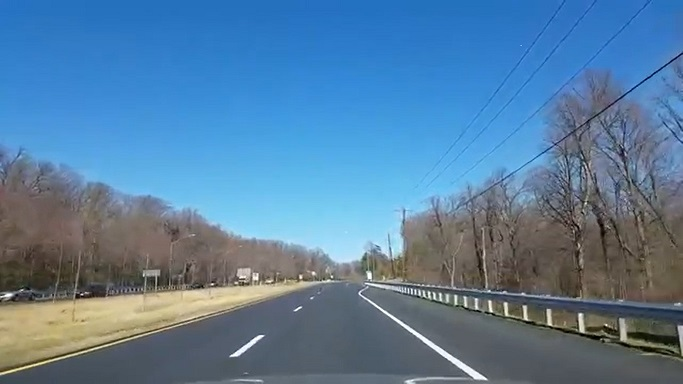
#> input picture shot1.jpg, 683 x 384 px
$ python -i cannyEdge.py   (imports and definitions only)
#> lines starting #> are read from the running program, lines starting #| are printed output that depends on the picture
import cv2
import math
import numpy as np
from dynamicThreshold import OtsuThresholdMethod

"""
The Canny edge detection algorithm is composed of 5 steps:
1) Noise reduction;
2) Gradient calculation;
3) Non-maximum suppression;
4) Double threshold;
5) Edge Tracking by Hysteresis.
"""

class CannyEdgeDetect:

    def find_edges(self, im):
        smoothed = self.smooth_image(im)
        mag, phi = self.get_gradient_magnitude_and_angle(smoothed)
        thinNormalMag = self.get_combined_thinned_image(mag, phi)
        weak = self.double_threshold(thinNormalMag)
        return weak * 255

    """
    step 1: Noise reduction.
    One way to get rid of the noise on the image, is by applying Gaussian blur to smooth.
    To do so, image convolution technique is applied with a Gaussian Kernel (3x3, 5x5, 7x7 etc…).
    The kernel size depends on the expected blurring effect.
    Basically, the smallest the kernel, the less visible is the blur.
    """

    # [20 lines left out: function convolve, not called in this run]

    def smooth_image(self, im):
        gaussian = [2, 4, 5, 4, 2,
                    4, 9, 12, 9, 4,
                    5, 12, 15, 12, 5,
                    2, 4, 5, 4, 2,
                    4, 9, 12, 9, 4]
        gaussian = 1.0 / sum(gaussian) * np.reshape(gaussian, (5, 5))
        return convolve(im, gaussian)

    """
    Step 2: Gradient calculation.
    The Gradient calculation step detects the edge intensity and direction by
    calculating the gradient of the image using edge detection operators.
    Edges correspond to a change of pixels’ intensity. To detect it,
    the easiest way is to apply filters that highlight this intensity change
    in both directions: horizontal (x) and vertical (y)
    """

    # [31 lines left out: functions get_gradient_magnitude_and_angle, sobel_filter, _apply_filter, scharr_filter, not called in this run]

    def get_magnitude(self, gy, gx):
        """ calculate gradient magnitude from Gx and Gy, the gradients in x and y, respectively """
        return np.hypot(gy, gx)  # == np.sqrt(sobelX**2 + sobelY**2)

    # [6 lines left out: function get_angle, not called in this run]

    """
    Step 3: Non-maximum suppression.
    Edges constriction- ideally, the final image should have thin edges.
    The algorithm goes through all the points on the gradient intensity
    matrix and finds the pixels with the maximum value in the edge directions.
    """

    # [58 lines left out: functions get_4_thinned_bidirectional_edges, get_4_bidirectional_matrices, get_combined_thinned_image, normalize_magnitude, not called in this run]

    """
    Step 4 + 5: Double threshold + Edge Tracking by Hysteresis
    Based on the threshold results, the hysteresis consists of transforming weak
    pixels into strong ones, if and only if at least one of the pixels around the one
    being processed is a strong one.
    """

    # [8 lines left out: function double_threshold, not called in this run]


# ------------ TEST THE ALGORITHM: ------------ #
"""
canny = CannyEdgeDetect()
im4canny = cv2.imread("shot1.jpg")
#cv2.imshow('image', im4canny)
#cv2.waitKey(0)


im4canny = cv2.cvtColor(im4canny, cv2.COLOR_BGR2GRAY)
#cv2.imshow('grayscale', im4canny)
#cv2.waitKey(0)

# --------------------------------------------- #
# ------ Run the algorithm step-by-step ------- #
# --------------------------------------------- #

# step 1:
smoothed = canny.smooth_image(im4canny)
smoothed = smoothed.astype('uint8')
#cv2.imshow('smoothed', smoothed)
#cv2.waitKey(0)

# step 2:
gradient_img_y, gradient_img_x= canny.sobel_filter(im4canny)
gy = gradient_img_y.astype('uint8')
gx = gradient_img_x.astype('uint8')
# [6 lines of commented-out code are left out]
mag = canny.get_magnitude(gradient_img_y, gradient_img_x)
phi = canny.get_angle(gradient_img_y, gradient_img_x)
thinNormalMag = canny.get_combined_thinned_image(mag, phi)
#cv2.imshow('non-maximum suppression', thinNormalMag)
#cv2.waitKey(0)

# step 4 + 5:
weak = canny.double_threshold(thinNormalMag)
weak = weak * 255
weak = weak.astype('uint8')
#cv2.imshow('double threshold', weak)
#cv2.waitKey(0)

# --------------------------------------------- #
# - activate the canny edge detector at once: - #
# --------------------------------------------- #
uncanny = canny.find_edges(im4canny)
uncanny = uncanny.astype('uint8')
cv2.imshow('canny', uncanny)
cv2.waitKey(0)
"""

>>> import cv2
>>> picture = cv2.imread('shot1.jpg', cv2.IMREAD_GRAYSCALE)
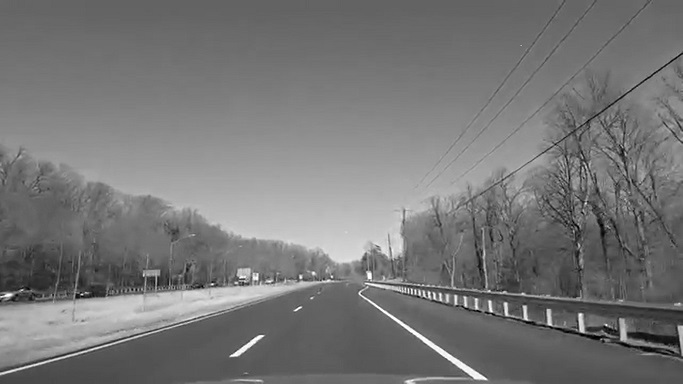
#> picture: shape (384, 683); min 0, max 255, mean 118.5
#> (the run stopped early here; a loop or call above may not have finished)
